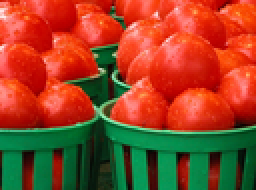
%> input picture dataset/img_enhancement/tomato.bmp, 128 x 95 px, shrunk from 432 x 320 before the run (shown 2 times larger)
$ octave testEnhance.m   (GNU Octave 9; MATLAB toolbox functions it lacks are replaced by stand-ins)
%> lines starting %> are read from the running program, lines starting %| are printed output that depends on the picture
%> further down, P is the input picture: size 95x128x3 uint8; mean R, G, B 150.2, 70.2, 38.2
### padding.m
%{
	Padding around the image by 0 gray level
	Para:
		in: input image to be padded
		len: length of pixels to add at one edge
%}

%%
function [ out ] = padding( in, len )
%> called with len = 2

[Row, Col] = size(in);
%> Row = 95; Col = 128
out = zeros(Row+2*len, Col+2*len);

for i = len+1 : Row+len
	for j = len+1 : Col+len
		out(i, j) = in(i-len, j-len);
	end
end
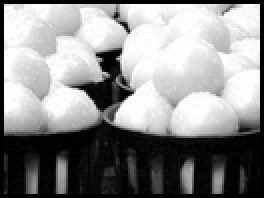
%> out: size 99x132 double (shown 2 times larger); min 0, max 1, mean 0.548

end
%%

### fastGuidedF2d.m
%{
	An optimization of guided filter:
	Sampling by step s in the filtering window
	Para:
		P: input image to be filtered
		I: guided image
		r: 2r+1 represents window size
		e: critial value of smoothing or enhancement
		s: step length of sampling
%}

function [ Q ] = fastGuidedF2d( P, I, r, e, s )

P = padding(P, r);
I = padding(I, r);
[pRow, pCol] = size(P);
%> pRow = 99; pCol = 132
Q = zeros(pRow, pCol);

%% Compute coefficients for each area w
a = zeros(pRow, pCol);
b = zeros(pRow, pCol);

wNum = (2*r+1)^2;
parfor i = r+1 : pRow-r
	for j = r+1 : pCol-r
		% get current window and reshape to vector
		wP = P(i-r:i+r, j-r:j+r); wP = wP'; wP = wP(:);
		wI = I(i-r:i+r, j-r:j+r); wI = wI'; wI = wI(:);
		% sample pixels to culculate mean and var
		sampleP = []; sampleI = [];
        index = 1;
		for k = 1 : s : wNum
				sampleP(index) = wP(k);
				sampleI(index) = wI(k);
                index = index + 1;
		end
		% calculate mean and var
		mP = mean(sampleP);
		mI = mean(sampleI);
        vI = std(sampleI)^2;
        % calculate coefficients for each pixel
		a(i, j) = (mean2(wI.*wP) - mI*mP) / (vI+e);
		b(i, j) = mP - a(i, j) * mI;
	end
end
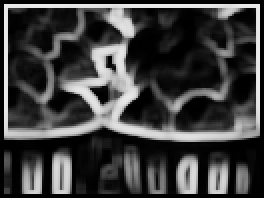
%> a: size 99x132 double (shown 2 times larger); min 0, max 0.923, mean 0.248
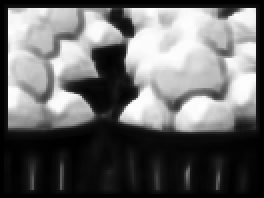
%> b: size 99x132 double (shown 2 times larger); min 0, max 0.997, mean 0.408
%> after the loop, sampleI = 25 values, max 0.0235 at index 8, min 0 at index 4, mean 0.00486; sampleP has the same summary as sampleI
%%

%% Compute output Image
for i = r+1 : pRow-r
	for j = r+1 : pCol-r
		% compute mean for a and b cause of several computation
		ma = mean2(a(i-r:i+r, j-r:j+r));
		mb = mean2(b(i-r:i+r, j-r:j+r));
		% compute gray level
        value = ma .* I(i-r:i+r, j-r:j+r) + mb;
        value = max(value, 0);
        value = min(value, 255);
        Q(i-r:i+r, j-r:j+r) = value;
	end
end
%%

Q = rePadding(Q, r);

end

### fastGuidedF3d.m
%{
	Fast guided filtering for color image
	Process each coverage respecively
	Para:
		P: input image to be filtered
		I: guided image
		r: 2r+1 represents window size
		e: critial value of smoothing or enhancement
		s: step length of sampling
%}

%%
function [ Q ] = fastGuidedF3d( P, I, r, e, s )

Q(:, :, 1) = fastGuidedF2d(P(:, :, 1), I(:, :, 1), r, e, s);
Q(:, :, 2) = fastGuidedF2d(P(:, :, 2), I(:, :, 2), r, e, s);
Q(:, :, 3) = fastGuidedF2d(P(:, :, 3), I(:, :, 3), r, e, s);

end
%%

### testEnhance.m
P = imread('.\dataset\img_enhancement\tomato.bmp');

% Set coefficients as input
P = im2double(P);
I = P;
r = 2;
e = 0.1^2;
s = 4;
a = 2;

%% Image enhancement on gray level image
disp('Start Enhancing.');

t1= clock;
%> (the run ends here)
